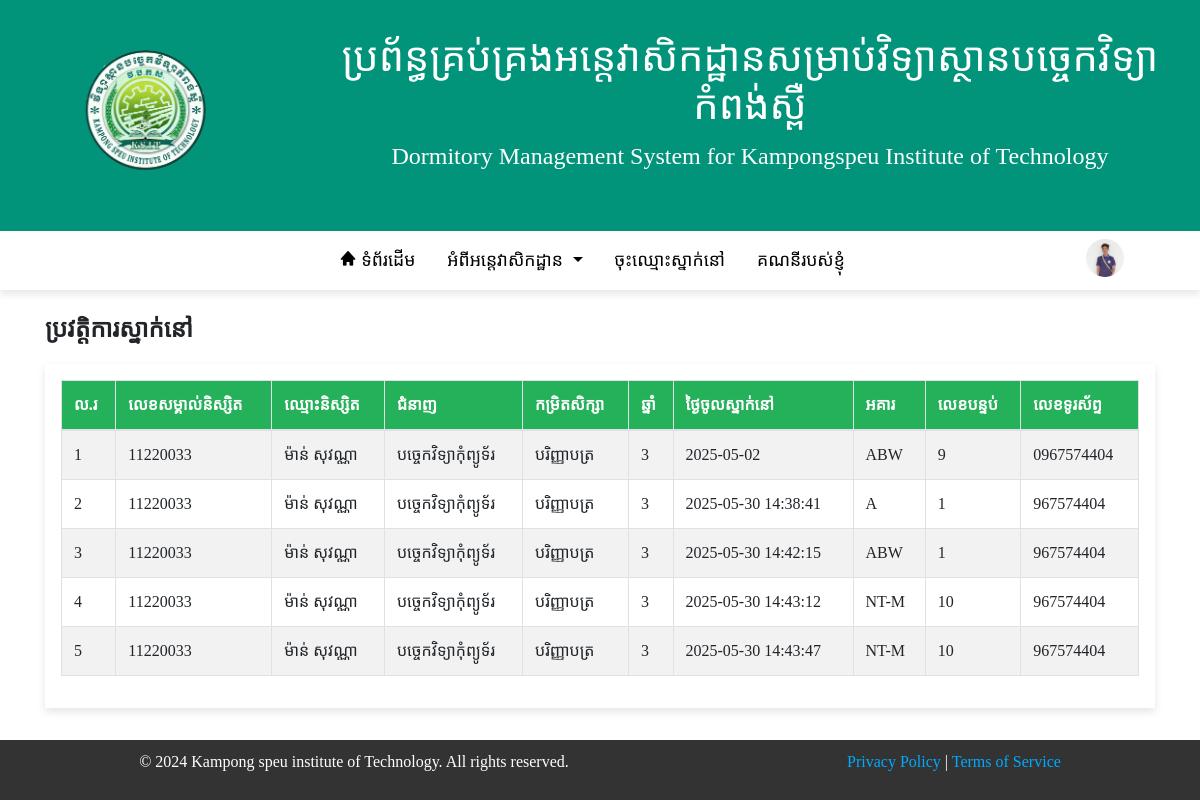
The page /his_rg.php (signed in) on the database its author committed.
### tables this page shows
CREATE TABLE `register` (
  `user_id` int(11) NOT NULL,
  `password` varchar(255) DEFAULT NULL,
  `student_id` varchar(20) DEFAULT NULL,
  `lastname` varchar(50) DEFAULT NULL,
  `name` varchar(50) DEFAULT NULL,
  `username` varchar(50) DEFAULT NULL,
  `gender` enum('ប្រុស','ស្រី') DEFAULT NULL,
  `dob` date DEFAULT NULL,
  `address` text DEFAULT NULL,
  `phone_student` varchar(250) NOT NULL,
  `phone_parent` varchar(20) DEFAULT NULL,
  `skill` varchar(100) DEFAULT NULL,
  `education_level` varchar(100) DEFAULT NULL,
  `year` int(11) DEFAULT NULL,
  `img` varchar(255) NOT NULL,
  `building` varchar(255) NOT NULL,
  `room` int(100) NOT NULL,
  `stay` date DEFAULT NULL,
  `status` enum('មិនអនុញ្ញាត','អនុញ្ញាត','រង់ចាំ','') NOT NULL
);

CREATE TABLE `history` (
  `id` int(11) NOT NULL,
  `student_id` int(100) NOT NULL,
  `building` varchar(100) NOT NULL,
  `room` int(11) NOT NULL,
  `change_date` timestamp NOT NULL DEFAULT current_timestamp(),
  `lastname` varchar(255) NOT NULL,
  `name` varchar(255) NOT NULL,
  `skill` varchar(255) NOT NULL,
  `year` int(255) NOT NULL,
  `education_level` varchar(255) NOT NULL,
  `phone_student` int(100) NOT NULL
);

### his_rg.php (the view, shortened to what this page needs)
<?php
require_once('conn_db.php');
include('include/header_student.php');
?>
<!DOCTYPE html>
<html lang="en">
<head>
    <link rel="stylesheet" href="https://maxcdn.bootstrapcdn.com/bootstrap/4.5.2/css/bootstrap.min.css">
    <link rel="stylesheet" href="style/table.css">
</head>
<body>
    <div class="container">
        <div class="title text-left">
            <p  class="h4" style="font-weight: bold;">ប្រវត្តិការស្នាក់នៅ</p>
        </div>
        <div class="table-responsive p-3">
            <?php
            $history_first = mysqli_query($conn, "SELECT * FROM register WHERE student_id = '" . $_SESSION['user_id'] . "'");
            $history = mysqli_query($conn, "SELECT * FROM history WHERE student_id = '" . $_SESSION['user_id'] . "'");
            if (mysqli_num_rows($history_first) > 0 || mysqli_num_rows($history) > 0) {
                ?>
                <table class="table table-striped table-bordered">
                    <thead class="thead-success text-white">
                        <tr>
                            <th class="text-white">ល.រ</th>
                            <th class="text-white">លេខសម្គាល់និស្សិត</th>
                            <th class="text-white" colspan="2">ឈ្មោះនិស្សិត</th>
                            <th class="text-white">ជំនាញ</th>
                            <th class="text-white">កម្រិតសិក្សា</th>
                            <th class="text-white">ឆ្នាំ</th>
                            <th class="text-white">ថ្ងៃចូលស្នាក់នៅ</th>
                            <th class="text-white">អគារ</th>
                            <th class="text-white">លេខបន្ទប់</th>
                            <th class="text-white">លេខទូរស័ព្ទ</th>
                        </tr>
                    </thead>
                    <tbody>
                        <?php
                        $i = 1;
                        while ($data = mysqli_fetch_assoc($history_first)) {
                            ?>
                            <tr>
                                <td><?= $i++; ?></td>
                                <td><?= $data['student_id']; ?></td>
                                <td colspan="2"><?= $data['lastname'] . ' ' . $data['name']; ?></td>
                                <td><?= $data['skill']; ?></td>
                                <td><?= $data['education_level']; ?></td>
                                <td><?= $data['year']; ?></td>
                                <td><?= $data['stay']; ?></td>
                                <td><?= $data['building']; ?></td>
                                <td><?= $data['room']; ?></td>
                                <td><?= $data['phone_student']; ?></td>
                            </tr>
                        <?php } ?>
                        <?php while ($result = mysqli_fetch_assoc($history)) { ?>
                            <tr>
                                <td><?= $i++; ?></td>
                                <td><?= $result['student_id']; ?></td>
                                <td colspan="2"><?= $result['lastname'] . ' ' . $result['name']; ?></td>
                                <td><?= $result['skill']; ?></td>
                                <td><?= $result['education_level']; ?></td>
                                <td><?= $result['year']; ?></td>
                                <td><?= $result['change_date']; ?></td>
                                <td><?= $result['building']; ?></td>
                                <td><?= $result['room']; ?></td>
                                <td><?= $result['phone_student']; ?></td>
                            </tr>
                        <?php } ?>
                    </tbody>
                </table>
            <?php } else { ?>
                <div class="text-center">
                    <p>No history found.</p>
                </div>
            <?php } ?>
        </div>
    </div>
    <?php include('include/footer.php'); ?>
</body>
</html>

### style/index.css (style rules this page uses)
body { font-family: 'Khmer OS Siemreap'; line-height: 1.6; color: #333; }

### style/table.css (style rules this page uses)
html, body { height: 100%; }
body { display: flex; flex-direction: column; font-family: "khmer os siemreap"; }
.container { flex: 1; }
.table th { background-color: #25b15a; color: #333; }
.table-responsive { box-shadow: 0 4px 8px rgba(0, 0, 0, 0.1); margin: 20px 0; }
.title { margin-top: 25px; }
.table-responsive td, .table-responsive th { white-space: nowrap; overflow: hidden; text-overflow: ellipsis; }

### include/header_student.php (style rules this page uses)
* { margin: 0; padding: 0; box-sizing: border-box; text-decoration: none; list-style: none; scroll-behavior: smooth; font-family: "khmer os siemreap"; }

### include/footer.php (style rules this page uses)
body { margin: 0; font-family: Arial, sans-serif; }

### rows shown on the page
register: student "11220033", lastname "ម៉ាន់", name "សុវណ្ណា", skill "បច្ចេកវិទ្យាកុំព្យូទ័រ", education_level "បរិញ្ញាបត្រ", year "3", stay "2025-05-02", building "ABW", room "9", phone_student "0967574404"
history: student "11220033", lastname "ម៉ាន់", name "សុវណ្ណា", skill "បច្ចេកវិទ្យាកុំព្យូទ័រ", education_level "បរិញ្ញាបត្រ", year "3", change_date "2025-05-30 14:38:41", building "A", room "1", phone_student "967574404"
history: student "11220033", lastname "ម៉ាន់", name "សុវណ្ណា", skill "បច្ចេកវិទ្យាកុំព្យូទ័រ", education_level "បរិញ្ញាបត្រ", year "3", change_date "2025-05-30 14:42:15", building "ABW", room "1", phone_student "967574404"
history: student "11220033", lastname "ម៉ាន់", name "សុវណ្ណា", skill "បច្ចេកវិទ្យាកុំព្យូទ័រ", education_level "បរិញ្ញាបត្រ", year "3", change_date "2025-05-30 14:43:12", building "NT-M", room "10", phone_student "967574404"
history: student "11220033", lastname "ម៉ាន់", name "សុវណ្ណា", skill "បច្ចេកវិទ្យាកុំព្យូទ័រ", education_level "បរិញ្ញាបត្រ", year "3", change_date "2025-05-30 14:43:47", building "NT-M", room "10", phone_student "967574404"
